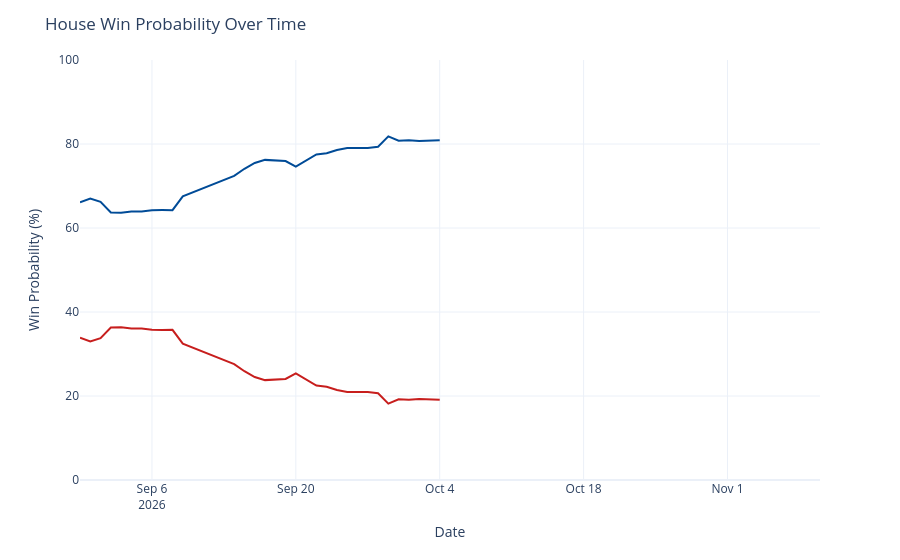

Notebook cell for this chart:
### Code cell
chance_over_time = output_ts[(output_ts['geo'] == 'US House') &
                             (output_ts['type'] == 'chance')]
chance_over_time['rep_chance'] = chance_over_time['y'].map(lambda x: 100 - x)
chance_over_time = chance_over_time.rename({'y': 'Democrats', 'rep_chance': 'Republicans'}, axis=1)
chance_time_ser = px.line(chance_over_time, x='date', y=['Democrats', 'Republicans'], template='plotly_white',
                         color_discrete_map={'Democrats': '#004b97', 'Republicans': '#c71e1d'},)
chance_time_ser.update_traces(hovertemplate="%{y:.1f}%")
chance_time_ser.update_layout(
    xaxis=dict(range=[pd.to_datetime('2026-08-30'), pd.to_datetime('2026-11-10')]),
    yaxis=dict(range=[0, 100]),
    xaxis_title='Date',
    yaxis_title='Win Probability (%)',
    title=dict(text="House Win Probability Over Time"),
    hovermode="x",
    showlegend=False
)
chance_time_ser

### Figure 1 — Plotly figure (JSON) as saved in the notebook; plotly's stock layout.template omitted (floating-point values rounded to 4 significant figures)
{"data": [{"hovertemplate": "%{y:.1f}%", "legendgroup": "Democrats", "line": {"color": "#004b97", "dash": "solid"}, "marker": {"symbol": "circle"}, "mode": "lines", "name": "Democrats", "orientation": "v", "showlegend": true, "type": "scatter", "x": ["2026-08-30", "2026-08-31", "2026-09-01", "2026-09-02", "2026-09-03", "2026-09-04", "2026-09-05", "2026-09-06", "2026-09-07", "2026-09-08", "2026-09-09", "2026-09-14", "2026-09-15", "2026-09-16", "2026-09-17", "2026-09-18", "2026-09-19", "2026-09-20", "2026-09-21", "2026-09-22", "2026-09-23", "2026-09-24", "2026-09-25", "2026-09-26", "2026-09-27", "2026-09-28", "2026-09-29", "2026-09-30", "2026-10-01", "2026-10-02", "2026-10-03", "2026-10-04"], "xaxis": "x", "y": [66.12, 67.02, 66.25, 63.69, 63.65, 63.91, 63.91, 64.23, 64.27, 64.25, 67.54, 72.39, 74.1, 75.49, 76.22, 76.08, 75.94, 74.59, 76.12, 77.51, 77.78, 78.58, 79.05, 79.05, 79.05, 79.34, 81.82, 80.78, 80.9, 80.69, 80.7, 80.88], "yaxis": "y"}, {"hovertemplate": "%{y:.1f}%", "legendgroup": "Republicans", "line": {"color": "#c71e1d", "dash": "solid"}, "marker": {"symbol": "circle"}, "mode": "lines", "name": "Republicans", "orientation": "v", "showlegend": true, "type": "scatter", "x": ["2026-08-30", "2026-08-31", "2026-09-01", "2026-09-02", "2026-09-03", "2026-09-04", "2026-09-05", "2026-09-06", "2026-09-07", "2026-09-08", "2026-09-09", "2026-09-14", "2026-09-15", "2026-09-16", "2026-09-17", "2026-09-18", "2026-09-19", "2026-09-20", "2026-09-21", "2026-09-22", "2026-09-23", "2026-09-24", "2026-09-25", "2026-09-26", "2026-09-27", "2026-09-28", "2026-09-29", "2026-09-30", "2026-10-01", "2026-10-02", "2026-10-03", "2026-10-04"], "xaxis": "x", "y": [33.88, 32.98, 33.75, 36.31, 36.35, 36.09, 36.09, 35.77, 35.73, 35.75, 32.46, 27.61, 25.9, 24.51, 23.78, 23.92, 24.06, 25.41, 23.88, 22.49, 22.22, 21.42, 20.95, 20.95, 20.95, 20.66, 18.18, 19.22, 19.1, 19.31, 19.3, 19.12], "yaxis": "y"}], "layout": {"hovermode": "x", "legend": {"title": {"text": "variable"}, "tracegroupgap": 0}, "margin": {"t": 60}, "showlegend": false, "title": {"text": "House Win Probability Over Time"}, "xaxis": {"anchor": "y", "domain": [0, 1], "range": ["2026-08-30T00:00:00", "2026-11-10T00:00:00"], "title": {"text": "Date"}}, "yaxis": {"anchor": "x", "domain": [0, 1], "range": [0, 100], "title": {"text": "Win Probability (%)"}}}}
